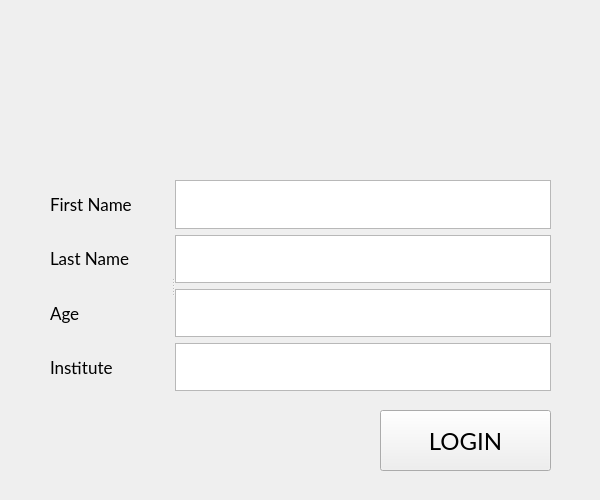
<?xml version="1.0" encoding="UTF-8"?>
<ui version="4.0">
 <class>WelcomeWindow</class>
 <widget class="QMainWindow" name="WelcomeWindow">
  <property name="geometry">
   <rect>
    <x>0</x>
    <y>0</y>
    <width>600</width>
    <height>500</height>
   </rect>
  </property>
  <property name="minimumSize">
   <size>
    <width>600</width>
    <height>500</height>
   </size>
  </property>
  <property name="maximumSize">
   <size>
    <width>600</width>
    <height>500</height>
   </size>
  </property>
  <property name="font">
   <font>
    <family>Lato</family>
   </font>
  </property>
  <property name="windowTitle">
   <string>WelcomeWindow</string>
  </property>
  <widget class="QWidget" name="centralwidget">
   <widget class="QLabel" name="label_titlePic">
    <property name="geometry">
     <rect>
      <x>50</x>
      <y>20</y>
      <width>501</width>
      <height>121</height>
     </rect>
    </property>
    <property name="font">
     <font>
      <family>Lato</family>
      <pointsize>50</pointsize>
     </font>
    </property>
    <property name="frameShape">
     <enum>QFrame::NoFrame</enum>
    </property>
    <property name="text">
     <string/>
    </property>
    <property name="pixmap">
     <pixmap>New folder/pox.png</pixmap>
    </property>
    <property name="scaledContents">
     <bool>true</bool>
    </property>
    <property name="wordWrap">
     <bool>false</bool>
    </property>
   </widget>
   <widget class="QPushButton" name="pushButton_login">
    <property name="geometry">
     <rect>
      <x>380</x>
      <y>410</y>
      <width>171</width>
      <height>61</height>
     </rect>
    </property>
    <property name="font">
     <font>
      <family>Lato</family>
      <pointsize>18</pointsize>
      <bold>false</bold>
     </font>
    </property>
    <property name="styleSheet">
     <string notr="true"/>
    </property>
    <property name="text">
     <string>LOGIN</string>
    </property>
   </widget>
   <widget class="QSplitter" name="splitter">
    <property name="geometry">
     <rect>
      <x>50</x>
      <y>180</y>
      <width>501</width>
      <height>211</height>
     </rect>
    </property>
    <property name="orientation">
     <enum>Qt::Horizontal</enum>
    </property>
    <widget class="QWidget" name="layoutWidget">
     <layout class="QGridLayout" name="gridLayout">
      <item row="0" column="0">
       <widget class="QLabel" name="label">
        <property name="font">
         <font>
          <family>Lato</family>
          <pointsize>13</pointsize>
         </font>
        </property>
        <property name="text">
         <string>First Name</string>
        </property>
       </widget>
      </item>
      <item row="1" column="0">
       <widget class="QLabel" name="label_2">
        <property name="font">
         <font>
          <family>Lato</family>
          <pointsize>13</pointsize>
         </font>
        </property>
        <property name="text">
         <string>Last Name</string>
        </property>
       </widget>
      </item>
      <item row="2" column="0">
       <widget class="QLabel" name="label_4">
        <property name="font">
         <font>
          <family>Lato</family>
          <pointsize>13</pointsize>
         </font>
        </property>
        <property name="text">
         <string>Age</string>
        </property>
       </widget>
      </item>
      <item row="3" column="0">
       <widget class="QLabel" name="label_3">
        <property name="font">
         <font>
          <family>Lato</family>
          <pointsize>13</pointsize>
         </font>
        </property>
        <property name="text">
         <string>Institute</string>
        </property>
       </widget>
      </item>
     </layout>
    </widget>
    <widget class="QWidget" name="layoutWidget">
     <layout class="QGridLayout" name="gridLayout_2">
      <item row="0" column="0">
       <widget class="QTextEdit" name="textEdit_firstName"/>
      </item>
      <item row="3" column="0">
       <widget class="QTextEdit" name="textEdit_4_institute"/>
      </item>
      <item row="2" column="0">
       <widget class="QTextEdit" name="textEdit_3_age"/>
      </item>
      <item row="1" column="0">
       <widget class="QTextEdit" name="textEdit_2_lastName"/>
      </item>
     </layout>
    </widget>
   </widget>
  </widget>
 </widget>
 <resources/>
 <connections/>
</ui>
